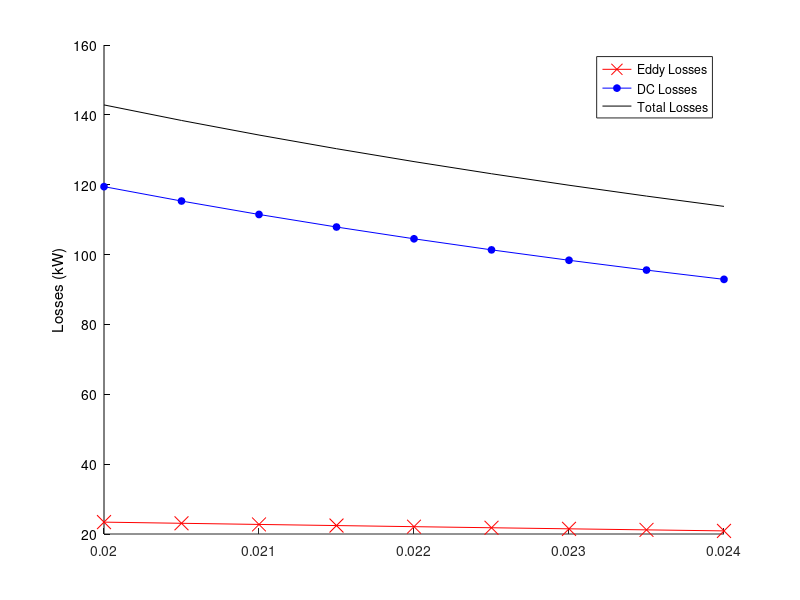

The MATLAB source for this figure: (Note: this script raises an error after producing the figure.)
Iph=1860; %% phase current
%%
length=0.925*600;
total_height=64.08e-3; % slot copper height for single copper
insulation=0.21e-3;
% total_width=16e-3;
total_width=21.8e-3;
main_insulation=6e-3;
copper_width=total_width-main_insulation;
ro=2.0968e-8;

height_strand_X=[];
%%
k=2.4; % endwinding ratio
TopBottom=[];
Pdc_tot=[];
P_eddy_tot=[];
strand=[];
height_strand_X=[];
width_strand_X=[];

for total_width=20e-3:0.5e-3:24e-3

% total_width=21.8e-3;
main_insulation=6e-3;
copper_width=total_width-main_insulation;
    
numberOfverticalStrand=30;
numberOfhorizontalStrand=2;

mu0=4*pi*1e-7;
Bmax=(2*mu0*Iph)/(total_width); % We have two coils top and bottom, top is airgap 
B=linspace(0,Bmax,numberOfverticalStrand*2);

f=50;
ro=2.0968e-8;
Ke= pi^2/(6*ro);

width_strand=copper_width/2;

height_strand=(total_height/numberOfverticalStrand)-insulation;

DC_resistance=ro*length/((width_strand*height_strand));
DC_resistance=DC_resistance/(numberOfverticalStrand*numberOfhorizontalStrand);

Pdc=Iph^2*DC_resistance;

volume=2*width_strand*height_strand*length;

Peddy1= Ke*B.^2*f^2*height_strand^2*volume;

Peddy=[Peddy1(1),2*Peddy1(2:end-1),Peddy1(end)];

% plot(Peddy)
% Pdc=Pdc/(numberOfverticalStrand*2)
% hold on;
sum(Peddy)/(2*Pdc);

Pdc_tot=[Pdc_tot k*Pdc];
P_eddy_tot=[P_eddy_tot sum(Peddy)];

TopBottom=[TopBottom sum(Peddy(1:numberOfverticalStrand/2))/sum(Peddy(numberOfverticalStrand/2+1:end))];

strand=[strand numberOfverticalStrand];
height_strand_X=[height_strand_X height_strand];

width_strand_X=[width_strand_X total_width];
end
%%

figure1 = figure;
axes1 = axes('Parent',figure1);
hold(axes1,'on');

% yyaxis(axes1,'left');
plot(width_strand_X,(P_eddy_tot)/1e3,'LineStyle',"-",'Color','r' ...
    ,'Marker','x','MarkerSize',10,'MarkerFaceColor','r');
hold on;
plot(width_strand_X,(Pdc_tot)/1e3,'LineStyle',"-",'Color','b' ...
     ,'Marker','o','MarkerSize',5,'MarkerFaceColor','b');
hold on;
plot(width_strand_X,(P_eddy_tot+Pdc_tot)/1e3,'LineStyle',"-",'Color','k' ...
     ,'Marker','None','MarkerSize',5,'MarkerFaceColor','k');
ylabel('Losses (kW)')
hold on;
set(axes1,'YColor',[0 0 0]);
legend('Eddy Losses','DC Losses','Total Losses')

% yyaxis(axes1,'right');
% plot(width_strand_X,1000*height_strand_X,'LineStyle',"-",'Color','b' ...
%     ,'Marker','x','MarkerSize',10,'MarkerFaceColor','b');
% ylabel('Strand Height (mm)')
% hold on;
% set(axes1,'YColor',[0 0 1]);

title(strcat("Strand Number ",string(2*numberOfverticalStrand)))

xlabel('Slot Width')
ax = gca; % current axes
ax.FontSize = 15;
ax.FontName= 'Times New Roman';
xlim([20e-3 24e-3])
%yticks(0:0.2:1)
% xlim([6 numberOfverticalStrand])
% xticks(6:3:numberOfverticalStrand)
% ylim([0 1])
grid on;
grid minor;


